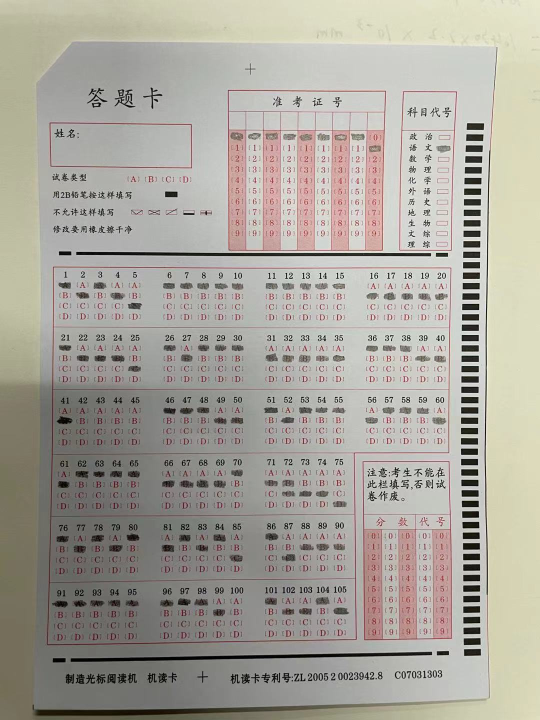
%> input picture Good Project/0618/图像处理与机器视觉（第二版）/源码/code/Advanced_application/Answer sheet/answer code/1.jpg, 1080 x 1440 px (shown at 1/2 size)
$ octave --eval "result = Image_Normalize(imread('1.jpg'));"   (GNU Octave 9; MATLAB toolbox functions it lacks are replaced by stand-ins)
%> lines starting %> are read from the running program, lines starting %| are printed output that depends on the picture
function I1 = Image_Normalize(I, flag)

if nargin < 2
    flag = 1;
end
if size(I, 1) > 1000
    I = imresize(I, 0.2, 'bilinear');
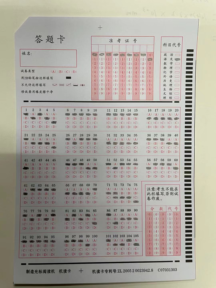
%> I: size 288x216x3 uint8; mean R, G, B 168.9, 164.9, 156.1
end
I1 = imadjust(I, [0 0.4], [0 1]);
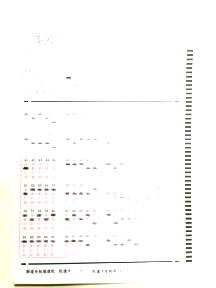
%> I1: size 288x216x3 uint8; mean R, G, B 251, 250.5, 249.1

if flag
    figure('units', 'normalized', 'position', [0 0 1 1]);
    subplot(2, 1, 1); imshow(I, []); title('原图像', 'FontWeight', 'Bold');
    subplot(2, 1, 2); imshow(I1, []); title('归一化图像', 'FontWeight', 'Bold');
end
